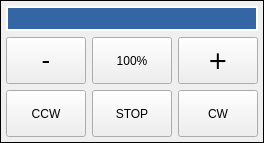
                  <widget class="QFrame" name="gridFrame">
                   <property name="styleSheet">
                    <string notr="true">ActionButton {
min-height: 45px;
max-height: 48px;
font: 12pt &quot;DejaVu Sans&quot;;
color: rgb(255, 255, 255);
background-color:rgb(52, 101, 164);
}</string>
                   </property>
                   <property name="frameShape">
                    <enum>QFrame::Box</enum>
                   </property>
                   <layout class="QGridLayout" name="gridLayout_34">
                    <property name="leftMargin">
                     <number>5</number>
                    </property>
                    <property name="topMargin">
                     <number>5</number>
                    </property>
                    <property name="rightMargin">
                     <number>5</number>
                    </property>
                    <property name="bottomMargin">
                     <number>5</number>
                    </property>
                    <item row="2" column="0">
                     <widget class="ActionButton" name="actionbutton_24">
                      <property name="minimumSize">
                       <size>
                        <width>0</width>
                        <height>47</height>
                       </size>
                      </property>
                      <property name="text">
                       <string>CCW</string>
                      </property>
                      <property name="rules" stdset="0">
                       <string>[{&quot;channels&quot;: [{&quot;url&quot;: &quot;status:spindle.0.speed&quot;, &quot;trigger&quot;: true}], &quot;property&quot;: &quot;Style Sheet&quot;, &quot;expression&quot;: &quot;\&quot;background-color:rgb(138, 226, 52);color: rgb(0, 0,0)\&quot; if ch[0]&lt;0 else ''&quot;, &quot;name&quot;: &quot;backround color&quot;}]</string>
                      </property>
                      <property name="actionName" stdset="0">
                       <string>spindle.reverse</string>
                      </property>
                     </widget>
                    </item>
                    <item row="2" column="2">
                     <widget class="ActionButton" name="actionbutton_23">
                      <property name="minimumSize">
                       <size>
                        <width>0</width>
                        <height>47</height>
                       </size>
                      </property>
                      <property name="text">
                       <string>CW</string>
                      </property>
                      <property name="rules" stdset="0">
                       <string>[{&quot;channels&quot;: [{&quot;url&quot;: &quot;status:spindle.0.speed&quot;, &quot;trigger&quot;: true}], &quot;property&quot;: &quot;Style Sheet&quot;, &quot;expression&quot;: &quot;\&quot;background-color:rgb(138, 226, 52);color: rgb(0, 0,0)\&quot; if ch[0]&gt;0 else ''&quot;, &quot;name&quot;: &quot;backround color&quot;}]</string>
                      </property>
                      <property name="actionName" stdset="0">
                       <string>spindle.forward</string>
                      </property>
                     </widget>
                    </item>
                    <item row="1" column="0">
                     <widget class="ActionButton" name="actionbutton_21">
                      <property name="minimumSize">
                       <size>
                        <width>0</width>
                        <height>47</height>
                       </size>
                      </property>
                      <property name="font">
                       <font>
                        <family>DejaVu Sans</family>
                        <pointsize>18</pointsize>
                        <weight>50</weight>
                        <italic>false</italic>
                        <bold>false</bold>
                       </font>
                      </property>
                      <property name="styleSheet">
                       <string notr="true">font: 18pt &quot;DejaVu Sans&quot;;</string>
                      </property>
                      <property name="text">
                       <string>-</string>
                      </property>
                      <property name="actionName" stdset="0">
                       <string>spindle.slower</string>
                      </property>
                     </widget>
                    </item>
                    <item row="1" column="1">
                     <widget class="ActionButton" name="actionbutton_26">
                      <property name="minimumSize">
                       <size>
                        <width>0</width>
                        <height>47</height>
                       </size>
                      </property>
                      <property name="text">
                       <string>100%</string>
                      </property>
                      <property name="actionName" stdset="0">
                       <string>spindle.override.reset</string>
                      </property>
                     </widget>
                    </item>
                    <item row="0" column="0" colspan="3">
                     <widget class="StatusLabel" name="statuslabel_23">
                      <property name="minimumSize">
                       <size>
                        <width>30</width>
                        <height>25</height>
                       </size>
                      </property>
                      <property name="maximumSize">
                       <size>
                        <width>16777215</width>
                        <height>30</height>
                       </size>
                      </property>
                      <property name="styleSheet">
                       <string notr="true">color: rgb(255, 255, 255);
background-color:rgb(52, 101, 164);</string>
                      </property>
                      <property name="frameShape">
                       <enum>QFrame::Box</enum>
                      </property>
                      <property name="frameShadow">
                       <enum>QFrame::Plain</enum>
                      </property>
                      <property name="lineWidth">
                       <number>2</number>
                      </property>
                      <property name="alignment">
                       <set>Qt::AlignCenter</set>
                      </property>
                      <property name="rules" stdset="0">
                       <string>[{&quot;channels&quot;: [{&quot;url&quot;: &quot;status:spindle.0.speed&quot;, &quot;trigger&quot;: true}], &quot;property&quot;: &quot;Text&quot;, &quot;expression&quot;: &quot;'SPINDLE RPM ' + '{:.0f}'.format(ch[0])&quot;, &quot;name&quot;: &quot;spindle speed&quot;}]</string>
                      </property>
                     </widget>
                    </item>
                    <item row="2" column="1">
                     <widget class="ActionButton" name="actionbutton_22">
                      <property name="minimumSize">
                       <size>
                        <width>0</width>
                        <height>47</height>
                       </size>
                      </property>
                      <property name="text">
                       <string>STOP</string>
                      </property>
                      <property name="rules" stdset="0">
                       <string>[{&quot;channels&quot;: [{&quot;url&quot;: &quot;status:spindle.0.speed&quot;, &quot;trigger&quot;: true}], &quot;property&quot;: &quot;Style Sheet&quot;, &quot;expression&quot;: &quot;\&quot;background-color:rgb(138, 226, 52);color: rgb(0, 0,0)\&quot; if ch[0]==0 else '' \&quot;background-color:rgb(250,0,0)\&quot;&quot;, &quot;name&quot;: &quot;backround color&quot;}]</string>
                      </property>
                      <property name="actionName" stdset="0">
                       <string>spindle.off</string>
                      </property>
                     </widget>
                    </item>
                    <item row="1" column="2">
                     <widget class="ActionButton" name="actionbutton_25">
                      <property name="minimumSize">
                       <size>
                        <width>0</width>
                        <height>47</height>
                       </size>
                      </property>
                      <property name="font">
                       <font>
                        <family>DejaVu Sans</family>
                        <pointsize>18</pointsize>
                        <weight>50</weight>
                        <italic>false</italic>
                        <bold>false</bold>
                       </font>
                      </property>
                      <property name="styleSheet">
                       <string notr="true">font: 18pt &quot;DejaVu Sans&quot;;</string>
                      </property>
                      <property name="text">
                       <string>+</string>
                      </property>
                      <property name="actionName" stdset="0">
                       <string>spindle.faster</string>
                      </property>
                     </widget>
                    </item>
                   </layout>
                  </widget>
